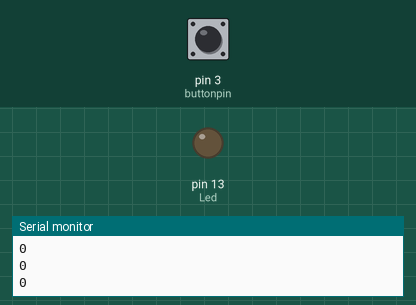
Bench run of a sketch on a simulated Arduino Uno, built with avr-gcc and run on an emulated ATmega328P. Shown: output pins drawn as LEDs (lit = HIGH), the last lines printed to the serial monitor. The inputs (shaded band) are chosen by the test bench; at power-on: pin 3 (buttonpin) LOW.

Above: at 1.2 s.
1.3 s: pin 3 (buttonpin) pulled HIGH for 0.15 s
At 1.4 s:
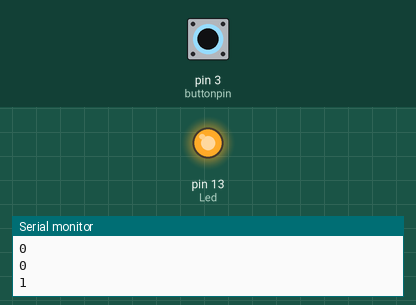
3.0 s: pin 3 (buttonpin) pulled HIGH for 3.2 s
At 7.2 s:
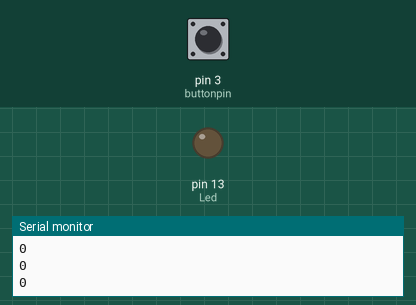
Timing chart, 0 to 8.7 s (numbered marks = the images above; inputs shaded):
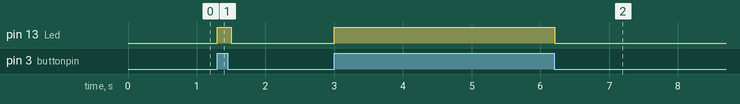

The sketch:

IR_Skeleton_Code.ino
```cpp
// ==============================================================
//
// IR_Obstacle_Sensor
//
// CBP 15-10-18
//
// Status = Devel
//
// ==============================================================

int Led=13;//define LED
int buttonpin=3; //define switch port
int  val;//define digital variable val

void  setup(){
pinMode(Led,OUTPUT);//define LED as a output port
pinMode(buttonpin,INPUT);//define switch as a output port
Serial.begin(9600);
}

void  loop() {
  val=digitalRead(buttonpin);//read the value of the digital interface 3 assigned to val
  Serial.println(val);
  if(val==HIGH) {
    digitalWrite(Led,HIGH);
  }else{
    digitalWrite(Led,LOW);
  }
  delay(100);
}
```

Measured:
- after the input at 1.3 s, pin 13 (Led): LOW → HIGH at once, → LOW 0.20 s later
- after the input at 3.0 s, pin 13 (Led): LOW → HIGH at once, → LOW 3.2 s later
